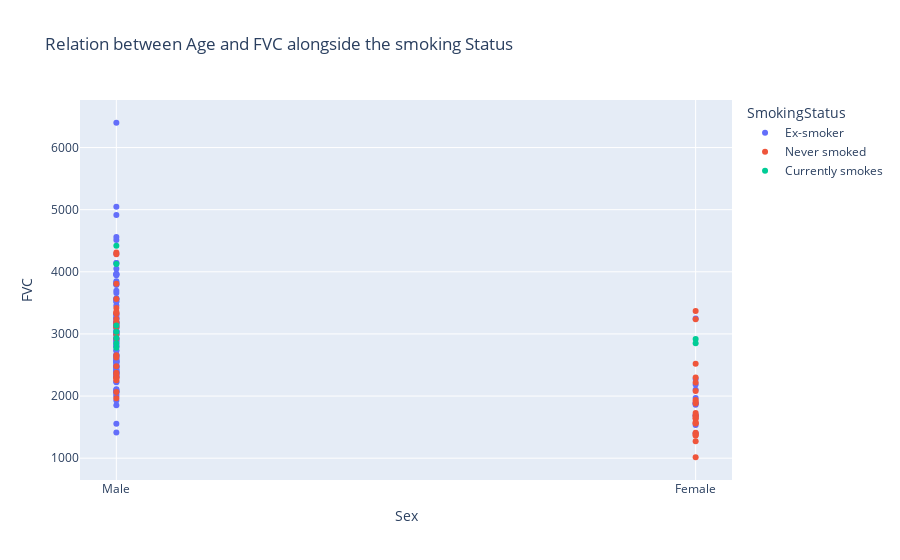

Notebook cell for this chart:
### Markdown cell above
- Male and female who never smoked has almost same range of FVC
- Male who are Ex smoker has higher FVC than female who never smoked?
- Could it be that the data for currently smokes and never smoked are lower than for ex smoker

### Code cell
fig = go.Figure()
fig = px.scatter(train_patient_dataframe,x='Sex',y = 'FVC',color = 'SmokingStatus',title = 'Relation between Age and FVC alongside the smoking Status')
fig.show()

### Figure 1 — Plotly figure (JSON) as saved in the notebook; plotly's stock layout.template omitted (floating-point values rounded to 4 significant figures)
{"data": [{"hovertemplate": "SmokingStatus=Ex-smoker<br>Sex=%{x}<br>FVC=%{y}<extra></extra>", "legendgroup": "Ex-smoker", "marker": {"color": "#636efa", "symbol": "circle"}, "mode": "markers", "name": "Ex-smoker", "orientation": "v", "showlegend": true, "type": "scatter", "x": ["Male", "Male", "Male", "Male", "Male", "Male", "Female", "Female", "Male", "Male", "Male", "Male", "Male", "Male", "Male", "Male", "Male", "Female", "Male", "Male", "Male", "Male", "Male", "Male", "Male", "Male", "Female", "Male", "Male", "Male", "Male", "Male", "Male", "Male", "Male", "Male", "Male", "Male", "Male", "Male", "Male", "Male", "Female", "Male", "Male", "Male", "Male", "Male", "Female", "Male", "Male", "Male", "Male", "Female", "Male", "Male", "Male", "Male", "Male", "Male", "Male", "Male", "Male", "Male", "Male", "Male", "Male", "Female", "Male", "Female", "Male", "Male", "Male", "Male", "Male", "Male", "Male", "Male", "Male", "Male", "Male", "Female", "Male", "Male", "Male", "Male", "Male", "Female", "Male", "Male", "Male", "Male", "Male", "Male", "Male", "Male", "Male", "Male", "Male", "Male", "Male", "Male", "Male", "Male", "Male", "Male", "Male", "Male", "Male", "Male", "Female", "Male", "Male", "Male", "Male", "Male", "Male", "Male"], "xaxis": "x", "y": [2315, 3660, 3523, 3326, 3807, 3042, 2100, 1536, 2903, 2884, 2472, 2506, 5045, 2728, 3946, 3791, 3313, 1697, 2489, 3255, 3969, 3456, 2794, 2359, 2547, 3170, 1860, 3562, 3695, 4916, 2934, 2553, 2479, 2914, 2073, 1995, 2389, 2548, 2917, 2581, 3559, 2375, 1677, 2582, 2629, 3239, 4510, 3793, 3247, 2841, 2102, 4562, 3186, 1970, 2603, 2648, 3009, 2541, 3130, 3096, 4291, 3849, 2672, 2379, 2869, 2439, 6399, 1401, 2644, 1885, 3518, 3829, 2080, 2061, 2991, 1853, 3255, 2075, 3020, 3107, 4141, 2276, 4051, 2327, 2223, 2109, 2984, 1879, 2375, 4143, 2460, 1412, 2805, 3043, 2569, 3959, 3574, 2345, 2390, 2808, 2030, 3191, 2421, 2308, 2470, 2415, 3157, 2231, 3046, 3962, 2184, 3179, 2651, 1556, 3020, 2739, 1930, 3294], "yaxis": "y"}, {"hovertemplate": "SmokingStatus=Never smoked<br>Sex=%{x}<br>FVC=%{y}<extra></extra>", "legendgroup": "Never smoked", "marker": {"color": "#EF553B", "symbol": "circle"}, "mode": "markers", "name": "Never smoked", "orientation": "v", "showlegend": true, "type": "scatter", "x": ["Male", "Female", "Female", "Male", "Female", "Male", "Female", "Male", "Male", "Female", "Male", "Female", "Male", "Female", "Male", "Male", "Male", "Female", "Female", "Male", "Male", "Male", "Female", "Female", "Female", "Female", "Female", "Female", "Female", "Female", "Male", "Female", "Male", "Female", "Male", "Male", "Female", "Male", "Male", "Female", "Male", "Male", "Male", "Female", "Male", "Female", "Male", "Male", "Male"], "xaxis": "x", "y": [3418, 2297, 1375, 2301, 1641, 2298, 3367, 2478, 2377, 1674, 2349, 2220, 2253, 1690, 3327, 3195, 3808, 2520, 1728, 4311, 2658, 2992, 1583, 1909, 1399, 1272, 1563, 1938, 1015, 2080, 1965, 1411, 2283, 1880, 3170, 3240, 1637, 2066, 3107, 1366, 3128, 4284, 3338, 3237, 3562, 1560, 2619, 3357, 2925], "yaxis": "y"}, {"hovertemplate": "SmokingStatus=Currently smokes<br>Sex=%{x}<br>FVC=%{y}<extra></extra>", "legendgroup": "Currently smokes", "marker": {"color": "#00cc96", "symbol": "circle"}, "mode": "markers", "name": "Currently smokes", "orientation": "v", "showlegend": true, "type": "scatter", "x": ["Female", "Male", "Male", "Male", "Male", "Male", "Male", "Female", "Male"], "xaxis": "x", "y": [2918, 2933, 4124, 2776, 2846, 3035, 3135, 2849, 4418], "yaxis": "y"}], "layout": {"legend": {"title": {"text": "SmokingStatus"}, "tracegroupgap": 0}, "title": {"text": "Relation between Age and FVC alongside the smoking Status"}, "xaxis": {"anchor": "y", "domain": [0, 1], "title": {"text": "Sex"}}, "yaxis": {"anchor": "x", "domain": [0, 1], "title": {"text": "FVC"}}}}
